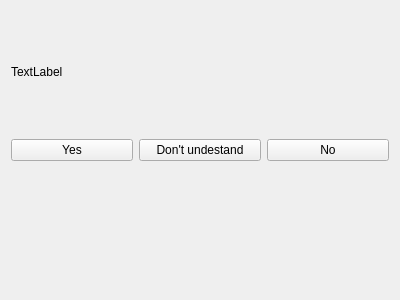
<?xml version="1.0" encoding="UTF-8"?>
<ui version="4.0">
 <class>MainWindow</class>
 <widget class="QMainWindow" name="MainWindow">
  <property name="enabled">
   <bool>true</bool>
  </property>
  <property name="geometry">
   <rect>
    <x>0</x>
    <y>0</y>
    <width>400</width>
    <height>300</height>
   </rect>
  </property>
  <property name="windowTitle">
   <string>MainWindow</string>
  </property>
  <widget class="QWidget" name="centralWidget">
   <layout class="QVBoxLayout" name="verticalLayout">
    <item>
     <widget class="QLabel" name="Question">
      <property name="text">
       <string>TextLabel</string>
      </property>
     </widget>
    </item>
    <item>
     <layout class="QHBoxLayout" name="horizontalLayout_2">
      <item>
       <widget class="QPushButton" name="pushButton_Yes">
        <property name="text">
         <string>Yes</string>
        </property>
       </widget>
      </item>
      <item>
       <widget class="QPushButton" name="pushButton_Dont">
        <property name="text">
         <string>Don't undestand</string>
        </property>
       </widget>
      </item>
      <item>
       <widget class="QPushButton" name="pushButton_No">
        <property name="text">
         <string>No</string>
        </property>
       </widget>
      </item>
     </layout>
    </item>
    <item>
     <widget class="QLabel" name="Answer">
      <property name="text">
       <string/>
      </property>
     </widget>
    </item>
   </layout>
  </widget>
  <widget class="QMenuBar" name="menuBar">
   <property name="geometry">
    <rect>
     <x>0</x>
     <y>0</y>
     <width>400</width>
     <height>21</height>
    </rect>
   </property>
  </widget>
 </widget>
 <layoutdefault spacing="6" margin="11"/>
 <resources/>
 <connections/>
</ui>
